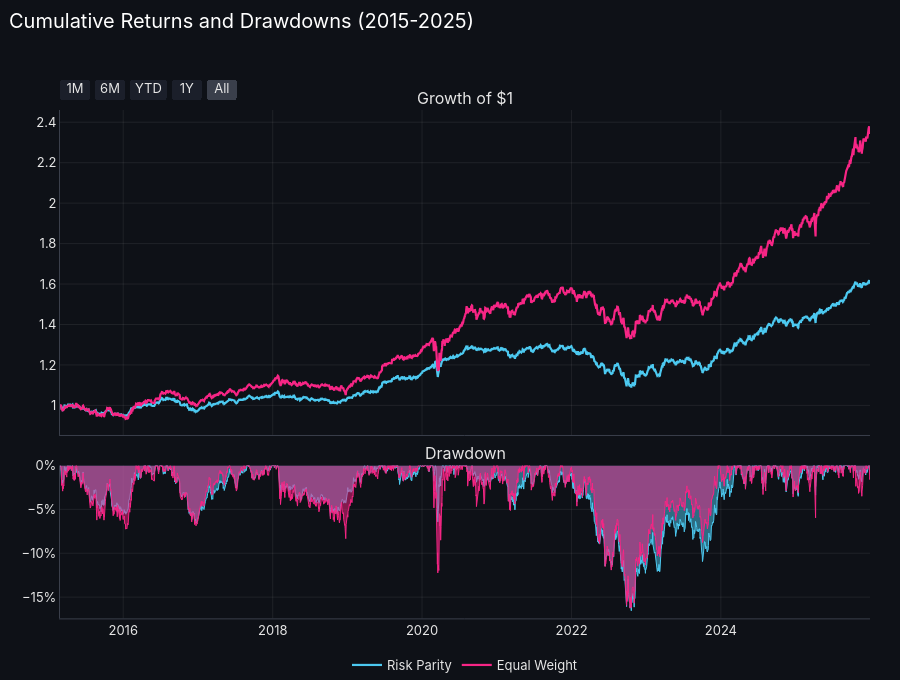

Notebook code cell kept with this figure:
### Code cell
# Growth of $1 and drawdowns for both portfolios over the full period.
period = f'{rp_returns.index[0]:%Y}-{rp_returns.index[-1]:%Y}'
func_lib.equity_drawdown_figure({'Risk Parity': rp_returns, 'Equal Weight': ew_returns},
                                f'Cumulative Returns and Drawdowns ({period})').show()

### Figure 1 — Plotly figure (JSON) as saved in the notebook; plotly's stock layout.template omitted (floating-point values rounded to 4 significant figures; data arrays with more than 128 entries replaced by an {"elided": "..."} marker saying what was removed)
{"data": [{"hovertemplate": "%{y:.3f}", "legendgroup": "Risk Parity", "line": {"color": "#4CC9F0", "width": 2.2}, "name": "Risk Parity", "type": "scatter", "x": {"elided": "2729 str values"}, "xaxis": "x", "y": {"elided": "2729 float values"}, "yaxis": "y"}, {"fill": "tozeroy", "hovertemplate": "%{y:.1%}", "legendgroup": "Risk Parity", "line": {"color": "#4CC9F0", "width": 1}, "name": "Risk Parity", "opacity": 0.5, "showlegend": false, "type": "scatter", "x": {"elided": "2729 str values"}, "xaxis": "x2", "y": {"elided": "2729 float values"}, "yaxis": "y2"}, {"hovertemplate": "%{y:.3f}", "legendgroup": "Equal Weight", "line": {"color": "#F72585", "width": 2.2}, "name": "Equal Weight", "type": "scatter", "x": {"elided": "2729 str values"}, "xaxis": "x", "y": {"elided": "2729 float values"}, "yaxis": "y"}, {"fill": "tozeroy", "hovertemplate": "%{y:.1%}", "legendgroup": "Equal Weight", "line": {"color": "#F72585", "width": 1}, "name": "Equal Weight", "opacity": 0.5, "showlegend": false, "type": "scatter", "x": {"elided": "2729 str values"}, "xaxis": "x2", "y": {"elided": "2729 float values"}, "yaxis": "y2"}], "layout": {"annotations": [{"font": {"size": 16}, "showarrow": false, "text": "Growth of $1", "x": 0.5, "xanchor": "center", "xref": "paper", "y": 1.0, "yanchor": "bottom", "yref": "paper"}, {"font": {"size": 16}, "showarrow": false, "text": "Drawdown", "x": 0.5, "xanchor": "center", "xref": "paper", "y": 0.3008, "yanchor": "bottom", "yref": "paper"}], "height": 680, "title": {"text": "Cumulative Returns and Drawdowns (2015-2025)"}, "xaxis": {"anchor": "y", "domain": [0.0, 1.0], "matches": "x2", "rangeselector": {"activecolor": "#3a3f4b", "bgcolor": "#1b1f2a", "buttons": [{"count": 1, "label": "1M", "step": "month", "stepmode": "backward"}, {"count": 6, "label": "6M", "step": "month", "stepmode": "backward"}, {"count": 1, "label": "YTD", "step": "year", "stepmode": "todate"}, {"count": 1, "label": "1Y", "step": "year", "stepmode": "backward"}, {"label": "All", "step": "all"}], "font": {"color": "#e6e6e6"}, "x": 0, "xanchor": "left", "y": 1.02, "yanchor": "bottom"}, "showticklabels": false}, "xaxis2": {"anchor": "y2", "domain": [0.0, 1.0]}, "yaxis": {"anchor": "x", "domain": [0.3608, 1.0]}, "yaxis2": {"anchor": "x2", "domain": [0.0, 0.3008], "tickformat": ".0%"}}}
